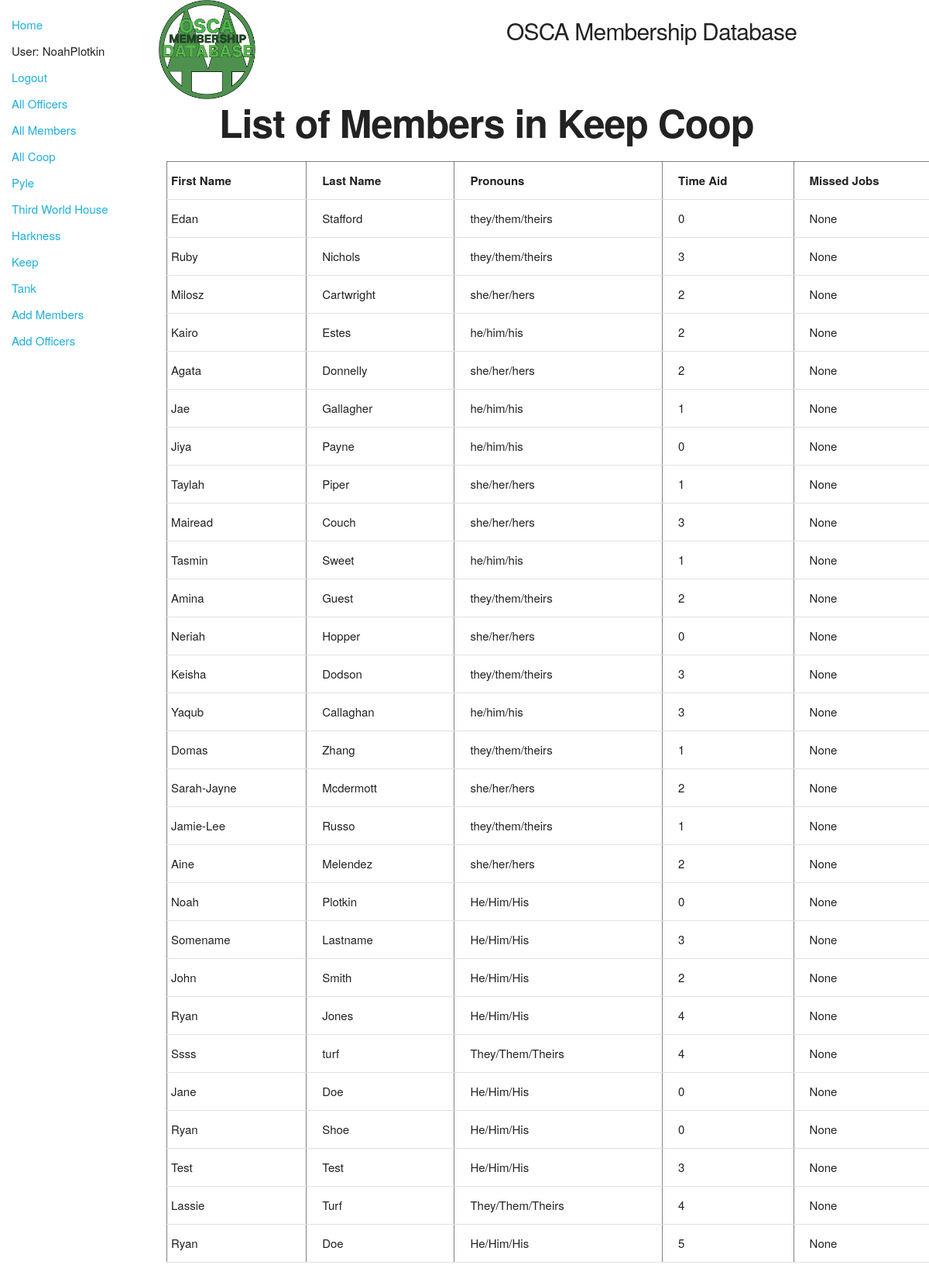
/catalog/keepmenu/keepmembers (signed in), run on the app's committed database.
### catalog/models.py (models this page shows, shortened)
class Member(models.Model):
    id = models.AutoField(primary_key=True)
    first_name = models.CharField(max_length=30)
    last_name = models.CharField(max_length=50)
    preferred_name = models.CharField(max_length=100, null=True, blank = True)
    tnumber = models.IntegerField()
    coop = models.ForeignKey('Coop', on_delete=models.SET_NULL, null=True)
    email = models.EmailField(null = True, blank = True)
    pronouns = models.CharField(max_length=20)
    time_aid = models.IntegerField()
    missed_jobes = models.IntegerField(null = True, blank = True)

### catalog/views.py (the view)
# urls.py: path('keepmenu/keepmembers',views.memberskeep,name=';keep-members;'),
def memberskeep(request):
    keepmembers=Member.objects.select_related("coop").filter(coop_id__exact=KEEP)
    context={
        'keepmembers': keepmembers
    }
    return render(request,'memberskeep.html',context=context)

### catalog/templates/memberskeep.html (shortened to what this page needs)
{% extends "base_generic.html" %}
{% block content %}
<div class="row">
    <div class="two columns">
      {% load static %}
      <img src="{% static 'images/twinpines.png' %}" width="128" height="128" alt="Our Logo">
    </div>
    <div class="five columns" style="margin-top:2%">
      <h4>OSCA Membership Database</h4>
    </div>
  </div>
<h1 style="padding-left: 7%; font-weight: bold">List of Members in Keep Coop</h1>
  <table border="1" width="1000">
      <tr>
          <td><div class="title">First Name</div></td>
          <td><div class="title">Last Name</div></td>
          <td><div class="title">Pronouns</div></td>
          <td><div class="title">Time Aid</div></td>
          <td><div class="title">Missed Jobs</div></td>
      </tr>
      {% for members in keepmembers %}
      <tr>
          <td><div class="columns" >{{ members.first_name}}</div></td>
          <td><div class="columns" >{{ members.last_name}}</div></td>
          <td><div class="columns" >{{ members.pronouns}}</div></td>
          <td><div class="columns" >{{ members.time_aid}}</div></td>
          <td><div class="columns" >{{ members.missed_jobes}}</div></td>
      </tr>
      {% endfor %}
  </table>
{% endblock %}

### catalog/templates/base_generic.html (shortened to what this page needs)
<!DOCTYPE html>
<html lang="en">
<head>
  <link rel="stylesheet" href="https://cdn.jsdelivr.net/npm/bootstrap@4.5.3/dist/css/bootstrap.min.css">
  {% load static %}
  <link rel="stylesheet" href="{% static 'css/styles.css' %}">
  {% load static %}
  <link rel="stylesheet" href="{% static 'css/skeleton.css' %}">
</head>
<body>
  <div class="container-fluid">
    <div class="row">
      <div class="col-sm-2">
      {% block sidebar %}
        <ul class="sidebar-nav">
          <li><a href="{% url 'index' %}">Home</a></li>
          {% if user.is_authenticated %}
            <li>User: {{ user.get_username }}</li>
            <li><a href="{% url 'logout'%}?next={{request.path}}">Logout</a></li>
          {% else %}
            <li><a href="{% url 'login'%}?next={{request.path}}">Login</a></li>
          {% endif %}
          {% if perms.catalog.add_officer %}
            <li><a href="{% url 'all-officers' %}">All Officers</a></li>
            <li><a href="{% url 'all-members' %}">All Members</a></li>
          {% endif %}
          <li><a href="{% url 'all-coops' %}">All Coop</a></li>
          <li><a href="{% url 'pyle-menu'%}">Pyle</a></li>
          <li><a href="{% url 'twc-menu'%}">Third World House</a></li>
          <li><a href="{% url 'harkness-menu'%}">Harkness</a></li>
          <li><a href="{% url 'keep-menu'%}">Keep</a></li>
          <li><a href="{% url 'tank-menu'%}">Tank</a></li>
          {% if perms.catalog.add_officer %}
            <li><a href="{% url 'member-create' %}">Add Members</a></a></li>
            <li><a href="{% url 'officer-create' %}">Add Officers</a></a></li>
          {% endif %}
        </ul>
     {% endblock %}
      </div>
      <div class="col-sm-10 ">{% block content %}{% endblock %}</div>
    </div>
  </div>
</body>
</html>

### catalog/templates/static/css/styles.css (style rules this page uses)
.sidebar-nav { margin-top: 20px; padding: 0; list-style: none; }

### catalog/templates/static/css/skeleton.css (style rules this page uses)
.column, .columns { width: 100%; float: left; box-sizing: border-box; }
@media (min-width: 550px) { .column, .columns { margin-left: 4%; } }
@media (min-width: 550px) { .column:first-child, .columns:first-child { margin-left: 0; } }
@media (min-width: 550px) { .two.columns { width: 13.3333333333%; } }
@media (min-width: 550px) { .five.columns { width: 39.3333333333%; } }
html { font-size: 62.5%; }
body { font-size: 1.5em; line-height: 1.6; font-weight: 400; font-family: "Raleway", "HelveticaNeue", "Helvetica Neue", Helvetica, Arial, sans-serif; color: #222; }
h1, h2, h3, h4, h5, h6 { margin-top: 0; margin-bottom: 2rem; font-weight: 300; }
h1 { font-size: 4.0rem; line-height: 1.2; letter-spacing: -.1rem; }
h4 { font-size: 2.4rem; line-height: 1.35; letter-spacing: -.08rem; }
@media (min-width: 550px) { h1 { font-size: 5.0rem; } }
@media (min-width: 550px) { h4 { font-size: 3.0rem; } }
a { color: #1EAEDB; }
ul { list-style: circle inside; }
ol, ul { padding-left: 0; margin-top: 0; }
li { margin-bottom: 1rem; }
th, td { padding: 12px 15px; text-align: left; border-bottom: 1px solid #E1E1E1; }
th:first-child, td:first-child { padding-left: 0; }
th:last-child, td:last-child { padding-right: 0; }
pre, blockquote, dl, figure, table, p, ul, ol, form { margin-bottom: 2.5rem; }
.container:after, .row:after, .u-cf { content: ""; display: table; clear: both; }

### catalog/templates/memberskeep.html (style rules this page uses)
.columns { white-space: nowrap; overflow: hidden; text-overflow:ellipsis; margin:0 auto; padding-left:5px }
.title { white-space: nowrap; overflow: hidden; text-overflow:ellipsis; margin:0 auto; padding-left:5px; font-weight: bold }

### data on the page
Member: first_name "Edan", last_name "Stafford", pronouns "they/them/theirs", time_aid "0", missed_jobes "None"
Member: first_name "Ruby", last_name "Nichols", pronouns "they/them/theirs", time_aid "3", missed_jobes "None"
Member: first_name "Milosz", last_name "Cartwright", pronouns "she/her/hers", time_aid "2", missed_jobes "None"
Member: first_name "Kairo", last_name "Estes", pronouns "he/him/his", time_aid "2", missed_jobes "None"
Member: first_name "Agata", last_name "Donnelly", pronouns "she/her/hers", time_aid "2", missed_jobes "None"
Member: first_name "Jae", last_name "Gallagher", pronouns "he/him/his", time_aid "1", missed_jobes "None"
Member: first_name "Jiya", last_name "Payne", pronouns "he/him/his", time_aid "0", missed_jobes "None"
Member: first_name "Taylah", last_name "Piper", pronouns "she/her/hers", time_aid "1", missed_jobes "None"
Member: first_name "Mairead", last_name "Couch", pronouns "she/her/hers", time_aid "3", missed_jobes "None"
Member: first_name "Tasmin", last_name "Sweet", pronouns "he/him/his", time_aid "1", missed_jobes "None"
Member: first_name "Amina", last_name "Guest", pronouns "they/them/theirs", time_aid "2", missed_jobes "None"
Member: first_name "Neriah", last_name "Hopper", pronouns "she/her/hers", time_aid "0", missed_jobes "None"
Member: first_name "Keisha", last_name "Dodson", pronouns "they/them/theirs", time_aid "3", missed_jobes "None"
Member: first_name "Yaqub", last_name "Callaghan", pronouns "he/him/his", time_aid "3", missed_jobes "None"
Member: first_name "Domas", last_name "Zhang", pronouns "they/them/theirs", time_aid "1", missed_jobes "None"
Member: first_name "Sarah-Jayne", last_name "Mcdermott", pronouns "she/her/hers", time_aid "2", missed_jobes "None"
Member: first_name "Jamie-Lee", last_name "Russo", pronouns "they/them/theirs", time_aid "1", missed_jobes "None"
Member: first_name "Aine", last_name "Melendez", pronouns "she/her/hers", time_aid "2", missed_jobes "None"
Member: first_name "Noah", last_name "Plotkin", pronouns "He/Him/His", time_aid "0", missed_jobes "None"
Member: first_name "Somename", last_name "Lastname", pronouns "He/Him/His", time_aid "3", missed_jobes "None"
Member: first_name "John", last_name "Smith", pronouns "He/Him/His", time_aid "2", missed_jobes "None"
Member: first_name "Ryan", last_name "Jones", pronouns "He/Him/His", time_aid "4", missed_jobes "None"
Member: first_name "Ssss", last_name "turf", pronouns "They/Them/Theirs", time_aid "4", missed_jobes "None"
Member: first_name "Jane", last_name "Doe", pronouns "He/Him/His", time_aid "0", missed_jobes "None"
Member: first_name "Ryan", last_name "Shoe", pronouns "He/Him/His", time_aid "0", missed_jobes "None"
Member: first_name "Test", last_name "Test", pronouns "He/Him/His", time_aid "3", missed_jobes "None"
Member: first_name "Lassie", last_name "Turf", pronouns "They/Them/Theirs", time_aid "4", missed_jobes "None"
Member: first_name "Ryan", last_name "Doe", pronouns "He/Him/His", time_aid "5", missed_jobes "None"

### other printed values
{{ user.get_username }} "NoahPlotkin"
